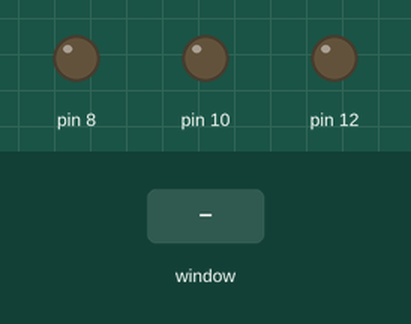
The program below on a simulated Raspberry Pi (header pin numbers). On the bench: output pins drawn as LEDs (lit = HIGH). Inputs (shaded band) come from the test bench. The desktop window is not drawn, its controls go by their first labels and the mouse button is held 0.15 s. At 5.8 s the program stops and its outputs stay as they are.

Above: at 1.2 s.
1.3 s: control labelled "Turn Green LED On" in the window clicked
At 2.5 s:
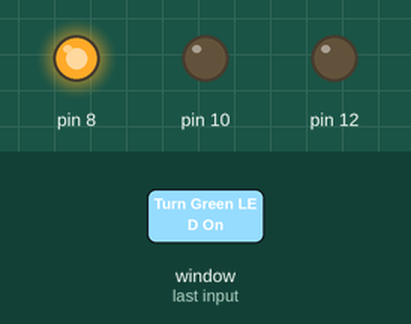
2.8 s: control labelled "Turn Red LED On" in the window clicked
At 3.6 s:
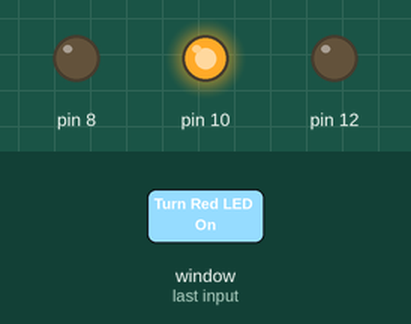
4.3 s: control labelled "Turn Blue LED On" in the window clicked
At 4.7 s:
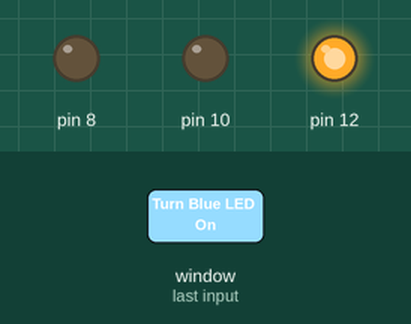
5.8 s: control labelled "Exit" in the window clicked
At 7.0 s:
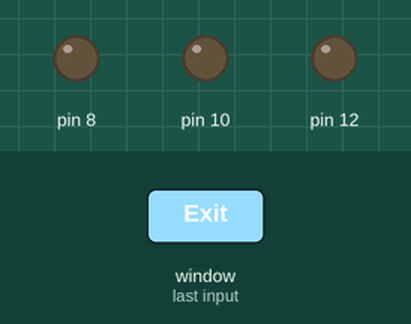
Timing chart, 0 to 7.3 s (numbered marks = the images above; inputs shaded):
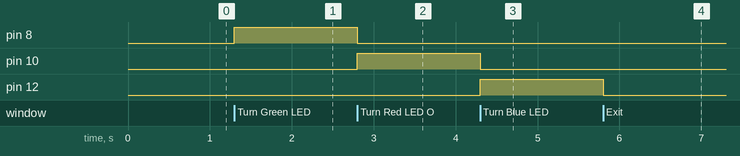

Measured:
- after the input at 1.3 s, pin 8: LOW → HIGH at once
- after the input at 2.8 s, pin 8: HIGH → LOW at once; pin 10: LOW → HIGH at once
- after the input at 4.3 s, pin 10: HIGH → LOW at once; pin 12: LOW → HIGH at once
- after the input at 5.8 s, pin 12: HIGH → LOW at once

The program:

CheanseanBo_GUI.py
```python
from tkinter import*
import tkinter.font
import RPi.GPIO as GPIO

GPIO.setmode(GPIO.BOARD)

green = 8
red = 10
blue = 12

GPIO.setup(8, GPIO.OUT)
GPIO.setup(10, GPIO.OUT)
GPIO.setup(12, GPIO.OUT)

def reset():
    GPIO.output(8, GPIO.LOW)
    GPIO.output(10, GPIO.LOW)
    GPIO.output(12, GPIO.LOW)

reset()

#Setup GUI window
win = Tk()
win.title("CheanseanBo GUI")
myFont = tkinter.font.Font(family = "Calibri", size = 12)
#width x height of the window and position
win.geometry("250x130+300+300")

#define function to toggle the LED on
def toggleLED(ledPin):
    #it will first set everything to off
    reset()
    #depending on the input, it will turn that LED on
    GPIO.output(ledPin, GPIO.HIGH)

#define a close function to exit the window
def close():
    GPIO.cleanup()
    win.destroy()

#create buttons to click on the window
greenButton = Button(win, text = 'Turn Green LED On', font = myFont,
                     command = lambda led = green : toggleLED(led),
                     bg = 'green', height = 1, width = 24)
greenButton.grid(row = 0, column = 0)

redButton = Button(win, text = 'Turn Red LED On', font = myFont,
                    command = lambda led = red : toggleLED(led),
                    bg = 'red', height = 1, width = 24)
redButton.grid(row = 1, column = 0)

blueButton = Button(win, text = 'Turn Blue LED On', font = myFont,
                    command = lambda led = blue : toggleLED(led),
                    bg = 'blue', height = 1, width = 24)
blueButton.grid(row = 2, column = 0)

closeButton = Button(win, text = 'Exit', font = myFont,
                    command = close, bg = 'red', height = 1,
                    width = 10)
closeButton.grid(row = 3, column = 0)

#exit window through the close function
win.protocol("WM_DELETE_WINDOW", close)
win.mainloop()
```
